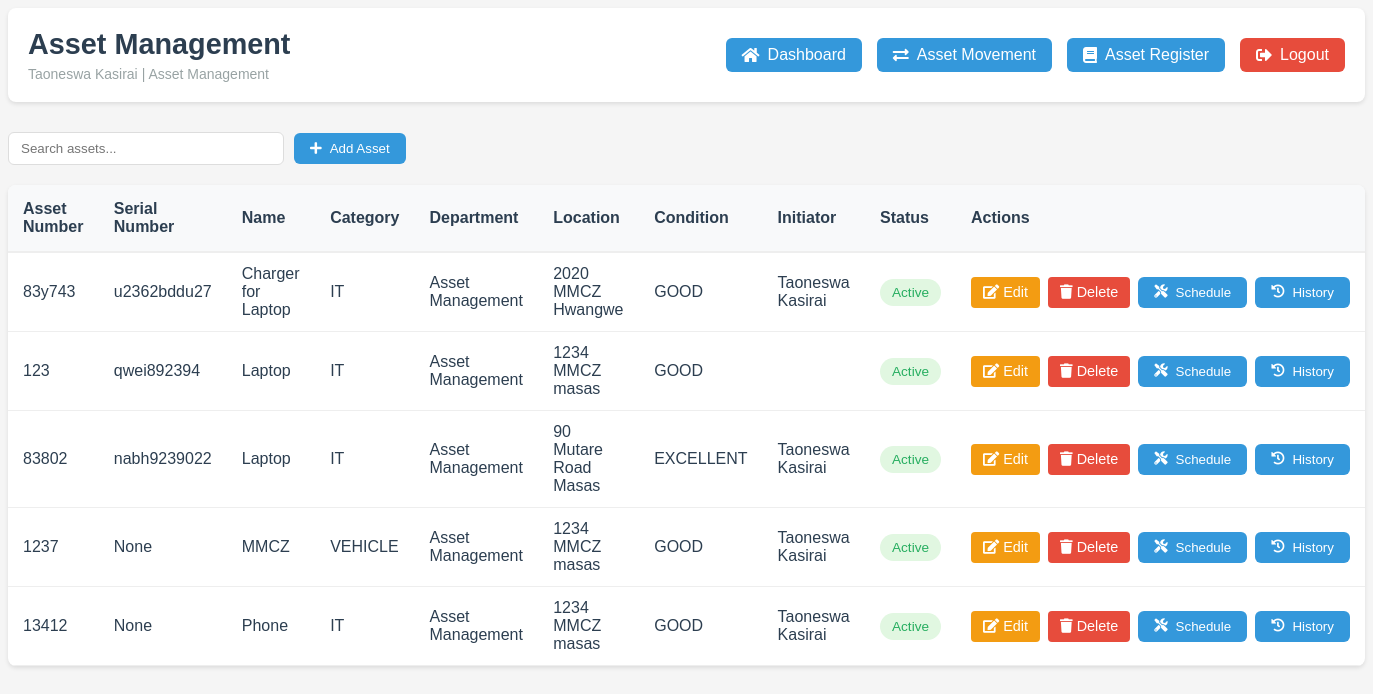
Screenshot of /asset-management/ (signed in) with the database file from the repository.
### myapp/models.py (models this page shows, shortened)
class Employee(models.Model):
    employee_number = models.CharField(max_length=10, unique=True)
    name = models.CharField(max_length=100)
    surname = models.CharField(max_length=100)
    department = models.ForeignKey(Department, on_delete=models.PROTECT)
    branch = models.CharField(max_length=100)
    section = models.CharField(max_length=100)
    email = models.EmailField(unique=True)
    phone_regex = RegexValidator(
        regex=r'^07\d{8}$',
        message="Phone number must start with '07' and be 10 digits long"
    )
    phone_number = models.CharField(
        validators=[phone_regex],
        max_length=10,
        unique=True
    )
    signature = models.ImageField(
        upload_to='signatures/', null=True, blank=True)
    created_at = models.DateTimeField(auto_now_add=True)
    password = models.CharField(
        max_length=128, default=make_password('defaultpassword'))
    is_first_login = models.BooleanField(default=True)
    is_active = models.BooleanField(default=True)
    roles = models.ManyToManyField(Role, blank=True)
    class Meta:
        ordering = ['surname', 'name']

class Department(models.Model):
    code = models.CharField(max_length=10, unique=True)
    name = models.CharField(max_length=100)
    description = models.TextField(blank=True)
    is_active = models.BooleanField(default=True)
    created_at = models.DateTimeField(auto_now_add=True)
    def __str__(self):
        return self.name
    class Meta:
        ordering = ['name']

class Asset(models.Model):
    CONDITION_CHOICES = [
        ('NEW', 'New'),
        ('GOOD', 'Good'),
        ('FAIR', 'Fair'),
        ('POOR', 'Poor'),
        ('RETIRED', 'Retired'),
    ]
    asset_number = models.CharField(max_length=50, unique=True)
    serial_number = models.CharField(
        max_length=100, blank=True, null=True)  # Add this line
    name = models.CharField(max_length=100)
    category = models.CharField(max_length=50)
    description = models.TextField(blank=True)
    department = models.ForeignKey(
        Department, on_delete=models.SET_NULL, null=True)
    location = models.CharField(max_length=100)
    purchase_date = models.DateField()
    purchase_cost = models.DecimalField(max_digits=10, decimal_places=2)
    condition = models.CharField(max_length=10, choices=CONDITION_CHOICES)
    is_active = models.BooleanField(default=True)
    created_at = models.DateTimeField(auto_now_add=True)
    updated_at = models.DateTimeField(auto_now=True)
    is_deleted = models.BooleanField(default=False)
    deleted_at = models.DateTimeField(null=True, blank=True)
    deleted_by = models.ForeignKey(
        Employee, on_delete=models.SET_NULL, null=True, blank=True, related_name='deleted_assets')
    initiator = models.ForeignKey(
        Employee, on_delete=models.SET_NULL, null=True, related_name='initiated_assets')

### myapp/views.py (the view)
# urls.py: path('asset-management/', views.asset_management, name='asset_management'),
def asset_management(request):
    if 'employee_id' not in request.session:
        return redirect('login')
    employee = Employee.objects.get(id=request.session['employee_id'])
    return render(request, 'myapp/asset_management.html', {
        'employee': employee,
        'assets': Asset.objects.all().order_by('-is_active', 'name'),
        'departments': Department.objects.filter(is_active=True),
    })

### myapp/templates/myapp/asset_management.html (shortened to what this page needs)
<!DOCTYPE html>
<html>
<head>
    {% load static %}
    <link rel="stylesheet" type="text/css" href="{% static 'myapp/css/style.css' %}">
    <link href="https://cdnjs.cloudflare.com/ajax/libs/font-awesome/5.15.4/css/all.min.css" rel="stylesheet">
</head>
<body>
    <div class="dashboard-header">
        <div class="user-info">
            <h1>Asset Management</h1>
            <p class="user-details">{{ employee.name }} {{ employee.surname }} | {{ employee.department }}</p>
        </div>
        <div class="header-actions">
            <a href="{% url 'dashboard' %}" class="btn-primary">
                <i class="fas fa-home"></i> Dashboard
            </a>
            <a href="{% url 'asset_movement' %}" class="btn-primary">
                <i class="fas fa-exchange-alt"></i> Asset Movement
            </a>
            <a href="{% url 'asset_register' %}" class="btn-primary">
                <i class="fas fa-book"></i> Asset Register
            </a>
            <a href="{% url 'logout' %}" class="logout-button">
                <i class="fas fa-sign-out-alt"></i> Logout
            </a>
        </div>
    </div>
            <div class="content-header">
        <div class="search-box">
            <input type="text" placeholder="Search assets..." id="searchInput">
            <button class="btn-primary" onclick="openAddAssetModal()">
                    <i class="fas fa-plus"></i> Add Asset
                </button>
        </div>
            </div>
            <table class="asset-table">
                <thead>
                    <tr>
                        <th>Asset Number</th>
                        <th>Serial Number</th>
                        <th>Name</th>
                        <th>Category</th>
                        <th>Department</th>
                        <th>Location</th>
                        <th>Condition</th>
                        <th>Initiator</th>
                        <th>Status</th>
                        <th>Actions</th>
                    </tr>
                </thead>
                <tbody>
                    {% for asset in assets %}
            <tr>
                        <td>{{ asset.asset_number }}</td>
                        <td>{{ asset.serial_number }}</td>
                        <td>{{ asset.name }}</td>
                <td>{{ asset.category }}</td>
                <td>{{ asset.department.name }}</td>
                        <td>{{ asset.location }}</td>
                <td>{{ asset.condition }}</td>
                        <td>{{ asset.initiator.name }} {{ asset.initiator.surname }}</td>
                <td>
                    <span class="status-badge {% if asset.is_active %}status-active{% else %}status-inactive{% endif %}">
                        {% if asset.is_active %}Active{% else %}Inactive{% endif %}
                    </span>
                        </td>
                        <td>
                    <div class="action-buttons">
                        <button class="btn-edit" onclick="openEditAssetModal('{{ asset.id }}')">
                            <i class="fas fa-edit"></i> Edit
                            </button>
                        <button class="btn-delete" onclick="deleteAsset('{{ asset.id }}')">
                            <i class="fas fa-trash"></i> Delete
                            </button>
                    </div>
                        </td>
                    </tr>
                    {% endfor %}
                </tbody>
            </table>
</body>
</html>

### myapp/static/myapp/css/style.css (style rules this page uses)
body { background-color: #f5f5f5; font-family: Arial, sans-serif; }
.dashboard-header { background: #2c3e50; color: white; padding: 20px; display: flex; justify-content: space-between; align-items: center; }
.user-info { flex: 1; }
.user-info h1 { margin: 5px 0; font-size: 24px; }
.user-details { font-size: 14px; opacity: 0.8; }
.header-actions { padding-left: 20px; }
.logout-button { background: transparent; border: 1px solid white; color: white; padding: 8px 16px; border-radius: 4px; cursor: pointer; transition: all 0.3s; }

### myapp/templates/myapp/asset_management.html (style rules this page uses)
.dashboard-header { background: white; padding: 20px; border-radius: 8px; box-shadow: 0 2px 4px rgba(0,0,0,0.1); margin-bottom: 30px; display: flex; justify-content: space-between; align-items: center; }
.user-info h1 { margin: 0; color: #2c3e50; font-size: 1.8em; }
.user-details { color: #7f8c8d; margin: 5px 0 0; }
.header-actions { display: flex; gap: 15px; }
.btn-primary { background-color: #3498db; color: white; border: none; padding: 8px 16px; border-radius: 6px; cursor: pointer; text-decoration: none; display: flex; align-items: center; gap: 8px; font-weight: 500; transition: background-color 0.2s; }
.logout-button { background-color: #e74c3c; color: white; border: none; padding: 8px 16px; border-radius: 6px; cursor: pointer; text-decoration: none; display: flex; align-items: center; gap: 8px; font-weight: 500; transition: background-color 0.2s; }
.content-header { display: flex; justify-content: space-between; align-items: center; margin-bottom: 20px; }
.search-box { display: flex; gap: 10px; align-items: center; }
.search-box input { padding: 8px 12px; border: 1px solid #ddd; border-radius: 6px; min-width: 250px; }
.asset-table { width: 100%; background: white; border-radius: 8px; box-shadow: 0 2px 4px rgba(0,0,0,0.1); border-collapse: separate; border-spacing: 0; overflow: hidden; }
.asset-table th { background-color: #f8f9fa; padding: 15px; text-align: left; font-weight: 600; color: #2c3e50; border-bottom: 2px solid #eee; }
.asset-table td { padding: 12px 15px; border-bottom: 1px solid #eee; color: #2c3e50; }
.status-badge { padding: 6px 12px; border-radius: 20px; font-size: 0.85em; font-weight: 500; display: inline-block; }
.status-active { background-color: #e1f7e1; color: #27ae60; }
.action-buttons { display: flex; gap: 8px; }
.btn-edit, .btn-delete { padding: 6px 12px; border-radius: 4px; border: none; cursor: pointer; font-size: 0.9em; display: flex; align-items: center; gap: 4px; transition: background-color 0.2s; }
.btn-edit { background-color: #f39c12; color: white; }
.btn-delete { background-color: #e74c3c; color: white; }

### rows the page displays
Employee: name "Taoneswa", surname "Kasirai", department "Asset Management"
Asset: asset_number "83y743", serial_number "u2362bddu27", name "Charger for Laptop", category "IT", department.name "Asset Management", location "2020 MMCZ Hwangwe", condition "GOOD", initiator.name "Taoneswa", initiator.surname "Kasirai", is_active "Active"
Asset: asset_number "123", serial_number "qwei892394", name "Laptop", category "IT", department.name "Asset Management", location "1234 MMCZ masas", condition "GOOD", is_active "Active"
Asset: asset_number "83802", serial_number "nabh9239022", name "Laptop", category "IT", department.name "Asset Management", location "90 Mutare Road Masas", condition "EXCELLENT", initiator.name "Taoneswa", initiator.surname "Kasirai", is_active "Active"
Asset: asset_number "1237", serial_number "None", name "MMCZ", category "VEHICLE", department.name "Asset Management", location "1234 MMCZ masas", condition "GOOD", initiator.name "Taoneswa", initiator.surname "Kasirai", is_active "Active"
Asset: asset_number "13412", serial_number "None", name "Phone", category "IT", department.name "Asset Management", location "1234 MMCZ masas", condition "GOOD", initiator.name "Taoneswa", initiator.surname "Kasirai", is_active "Active"
